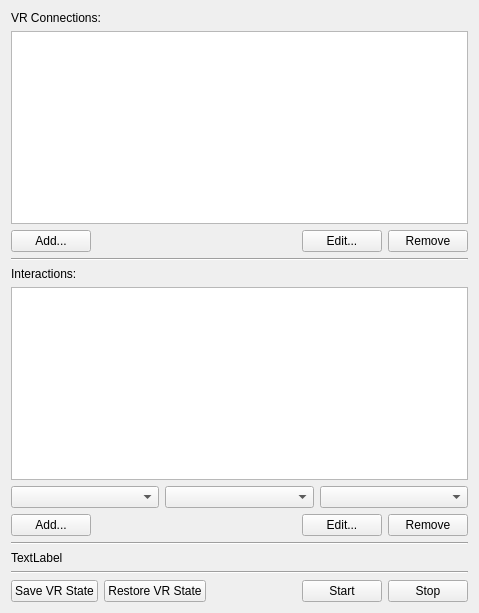
<?xml version="1.0" encoding="UTF-8"?>
<ui version="4.0">
 <class>VRDockPanel</class>
 <widget class="QWidget" name="VRDockPanel">
  <property name="geometry">
   <rect>
    <x>0</x>
    <y>0</y>
    <width>479</width>
    <height>613</height>
   </rect>
  </property>
  <property name="windowTitle">
   <string/>
  </property>
  <layout class="QGridLayout" name="gridLayout">
   <item row="1" column="0">
    <widget class="QListWidget" name="connectionsTable"/>
   </item>
   <item row="10" column="0">
    <widget class="Line" name="line_3">
     <property name="orientation">
      <enum>Qt::Horizontal</enum>
     </property>
    </widget>
   </item>
   <item row="11" column="0">
    <layout class="QHBoxLayout" name="horizontalLayout_3">
     <item>
      <widget class="QPushButton" name="saveState">
       <property name="text">
        <string>Save VR State</string>
       </property>
      </widget>
     </item>
     <item>
      <widget class="QPushButton" name="restoreState">
       <property name="text">
        <string>Restore VR State</string>
       </property>
      </widget>
     </item>
     <item>
      <spacer name="horizontalSpacer_2">
       <property name="orientation">
        <enum>Qt::Horizontal</enum>
       </property>
       <property name="sizeHint" stdset="0">
        <size>
         <width>40</width>
         <height>20</height>
        </size>
       </property>
      </spacer>
     </item>
     <item>
      <widget class="QPushButton" name="startButton">
       <property name="toolTip">
        <string>&lt;html&gt;&lt;head/&gt;&lt;body&gt;&lt;p&gt;Start listening for VR events on the configured connections.&lt;/p&gt;&lt;/body&gt;&lt;/html&gt;</string>
       </property>
       <property name="text">
        <string>Start</string>
       </property>
      </widget>
     </item>
     <item>
      <widget class="QPushButton" name="stopButton">
       <property name="toolTip">
        <string>&lt;html&gt;&lt;head/&gt;&lt;body&gt;&lt;p&gt;Stop listening for VR events.&lt;/p&gt;&lt;/body&gt;&lt;/html&gt;</string>
       </property>
       <property name="text">
        <string>Stop</string>
       </property>
      </widget>
     </item>
    </layout>
   </item>
   <item row="6" column="0">
    <layout class="QHBoxLayout" name="horizontalLayout" stretch="1,1,1">
     <item>
      <widget class="pqAnimatableProxyComboBox" name="proxyCombo">
       <property name="toolTip">
        <string>&lt;html&gt;&lt;head/&gt;&lt;body&gt;&lt;p&gt;Select an object for interaction.&lt;/p&gt;&lt;/body&gt;&lt;/html&gt;</string>
       </property>
       <property name="sizeAdjustPolicy">
        <enum>QComboBox::AdjustToContents</enum>
       </property>
      </widget>
     </item>
     <item>
      <widget class="pqAnimatablePropertiesComboBox" name="propertyCombo">
       <property name="toolTip">
        <string>&lt;html&gt;&lt;head/&gt;&lt;body&gt;&lt;p&gt;Select the object's property for interaction.&lt;/p&gt;&lt;/body&gt;&lt;/html&gt;</string>
       </property>
       <property name="sizeAdjustPolicy">
        <enum>QComboBox::AdjustToContents</enum>
       </property>
      </widget>
     </item>
     <item>
      <widget class="QComboBox" name="stylesCombo">
       <property name="toolTip">
        <string>&lt;html&gt;&lt;head/&gt;&lt;body&gt;&lt;p&gt;Select the type of interaction.&lt;/p&gt;&lt;/body&gt;&lt;/html&gt;</string>
       </property>
       <property name="sizeAdjustPolicy">
        <enum>QComboBox::AdjustToContents</enum>
       </property>
      </widget>
     </item>
    </layout>
   </item>
   <item row="5" column="0">
    <widget class="QListWidget" name="stylesTable"/>
   </item>
   <item row="8" column="0">
    <widget class="Line" name="line_2">
     <property name="orientation">
      <enum>Qt::Horizontal</enum>
     </property>
    </widget>
   </item>
   <item row="2" column="0">
    <layout class="QHBoxLayout" name="horizontalLayout_2" stretch="0,0,0,0">
     <item>
      <widget class="QPushButton" name="addConnection">
       <property name="toolTip">
        <string>&lt;html&gt;&lt;head/&gt;&lt;body&gt;&lt;p&gt;Add a new VR connection.&lt;/p&gt;&lt;/body&gt;&lt;/html&gt;</string>
       </property>
       <property name="text">
        <string>Add...</string>
       </property>
       <property name="icon">
        <iconset resource="../../Qt/Widgets/Resources/QtWidgets.qrc">
         <normaloff>:/QtWidgets/Icons/pqPlus16.png</normaloff>:/QtWidgets/Icons/pqPlus16.png</iconset>
       </property>
      </widget>
     </item>
     <item>
      <spacer name="horizontalSpacer">
       <property name="orientation">
        <enum>Qt::Horizontal</enum>
       </property>
       <property name="sizeHint" stdset="0">
        <size>
         <width>40</width>
         <height>20</height>
        </size>
       </property>
      </spacer>
     </item>
     <item>
      <widget class="QPushButton" name="editConnection">
       <property name="toolTip">
        <string>&lt;html&gt;&lt;head/&gt;&lt;body&gt;&lt;p&gt;Edit the selected VR connection.&lt;/p&gt;&lt;/body&gt;&lt;/html&gt;</string>
       </property>
       <property name="text">
        <string>Edit...</string>
       </property>
      </widget>
     </item>
     <item>
      <widget class="QPushButton" name="removeConnection">
       <property name="toolTip">
        <string>&lt;html&gt;&lt;head/&gt;&lt;body&gt;&lt;p&gt;Remove the selected VR connection.&lt;/p&gt;&lt;/body&gt;&lt;/html&gt;</string>
       </property>
       <property name="text">
        <string>Remove</string>
       </property>
       <property name="icon">
        <iconset resource="../../Qt/Widgets/Resources/QtWidgets.qrc">
         <normaloff>:/QtWidgets/Icons/pqDelete16.png</normaloff>:/QtWidgets/Icons/pqDelete16.png</iconset>
       </property>
      </widget>
     </item>
    </layout>
   </item>
   <item row="0" column="0">
    <widget class="QLabel" name="label">
     <property name="text">
      <string>VR Connections:</string>
     </property>
    </widget>
   </item>
   <item row="3" column="0">
    <widget class="Line" name="line">
     <property name="orientation">
      <enum>Qt::Horizontal</enum>
     </property>
    </widget>
   </item>
   <item row="4" column="0">
    <widget class="QLabel" name="label_2">
     <property name="text">
      <string>Interactions:</string>
     </property>
    </widget>
   </item>
   <item row="9" column="0">
    <widget class="QLabel" name="debugLabel">
     <property name="text">
      <string>TextLabel</string>
     </property>
    </widget>
   </item>
   <item row="7" column="0">
    <layout class="QHBoxLayout" name="horizontalLayout_4">
     <item>
      <widget class="QPushButton" name="addStyle">
       <property name="toolTip">
        <string>&lt;html&gt;&lt;head/&gt;&lt;body&gt;&lt;p&gt;Add a new interaction.&lt;/p&gt;&lt;/body&gt;&lt;/html&gt;</string>
       </property>
       <property name="text">
        <string>Add...</string>
       </property>
       <property name="icon">
        <iconset resource="../../Qt/Widgets/Resources/QtWidgets.qrc">
         <normaloff>:/QtWidgets/Icons/pqPlus16.png</normaloff>:/QtWidgets/Icons/pqPlus16.png</iconset>
       </property>
      </widget>
     </item>
     <item>
      <spacer name="horizontalSpacer_3">
       <property name="orientation">
        <enum>Qt::Horizontal</enum>
       </property>
       <property name="sizeHint" stdset="0">
        <size>
         <width>40</width>
         <height>20</height>
        </size>
       </property>
      </spacer>
     </item>
     <item>
      <widget class="QPushButton" name="editStyle">
       <property name="toolTip">
        <string>&lt;html&gt;&lt;head/&gt;&lt;body&gt;&lt;p&gt;Edit the selected interaction.&lt;/p&gt;&lt;/body&gt;&lt;/html&gt;</string>
       </property>
       <property name="text">
        <string>Edit...</string>
       </property>
      </widget>
     </item>
     <item>
      <widget class="QPushButton" name="removeStyle">
       <property name="toolTip">
        <string>&lt;html&gt;&lt;head/&gt;&lt;body&gt;&lt;p&gt;Remove the selected interaction.&lt;/p&gt;&lt;/body&gt;&lt;/html&gt;</string>
       </property>
       <property name="text">
        <string>Remove</string>
       </property>
       <property name="icon">
        <iconset resource="../../Qt/Widgets/Resources/QtWidgets.qrc">
         <normaloff>:/QtWidgets/Icons/pqDelete16.png</normaloff>:/QtWidgets/Icons/pqDelete16.png</iconset>
       </property>
      </widget>
     </item>
    </layout>
   </item>
  </layout>
 </widget>
 <customwidgets>
  <customwidget>
   <class>pqAnimatableProxyComboBox</class>
   <extends>QComboBox</extends>
   <header>pqAnimatableProxyComboBox.h</header>
  </customwidget>
  <customwidget>
   <class>pqAnimatablePropertiesComboBox</class>
   <extends>QComboBox</extends>
   <header>pqAnimatablePropertiesComboBox.h</header>
  </customwidget>
 </customwidgets>
 <tabstops>
  <tabstop>connectionsTable</tabstop>
  <tabstop>addConnection</tabstop>
  <tabstop>editConnection</tabstop>
  <tabstop>removeConnection</tabstop>
  <tabstop>stylesTable</tabstop>
  <tabstop>proxyCombo</tabstop>
  <tabstop>propertyCombo</tabstop>
  <tabstop>stylesCombo</tabstop>
  <tabstop>addStyle</tabstop>
  <tabstop>editStyle</tabstop>
  <tabstop>removeStyle</tabstop>
  <tabstop>saveState</tabstop>
  <tabstop>restoreState</tabstop>
 </tabstops>
 <resources>
  <include location="../../Qt/Widgets/Resources/QtWidgets.qrc"/>
 </resources>
 <connections/>
</ui>
